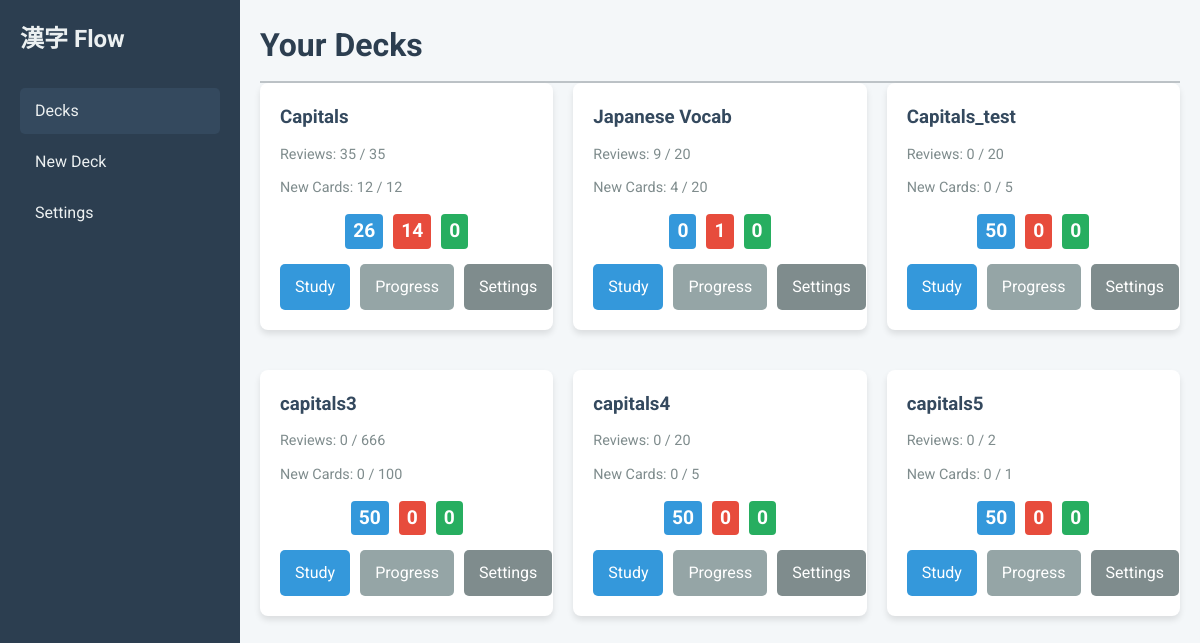
Screenshot of /decks with the database file from the repository.
### tables this page shows
CREATE TABLE decks (
            id INTEGER PRIMARY KEY AUTOINCREMENT,
            name TEXT NOT NULL UNIQUE,
            card_template TEXT NOT NULL,
            card_css TEXT NOT NULL,
            new_cards_per_day INTEGER,
            max_reviews_per_day INTEGER,
            learning_steps TEXT,
            graduating_interval INTEGER
        );

### app/main.py (the view)
@app.get("/decks", response_class=HTMLResponse)
async def list_decks(request: Request, db: sqlite3.Connection = Depends(get_database)):
    decks_raw = crud.get_all_decks(db)
    decks_with_counts = []
    global_new_cards = int(crud.get_setting(db, "new_cards_per_day") or "5")
    global_max_reviews = int(crud.get_setting(db, "max_reviews_per_day") or "20")
    global_learning_steps = crud.get_setting(db, "learning_steps") or "10 1440" # Default as per sm2_algorithm
    global_graduating_interval = int(crud.get_setting(db, "graduating_interval") or "4") # Default as per sm2_algorithm
    for deck in decks_raw:
        effective_new_cards = deck.new_cards_per_day or global_new_cards
        effective_max_reviews = deck.max_reviews_per_day or global_max_reviews
        reviews_done_today = crud.get_reviews_done_today(db, deck.id)
        new_cards_rated_today = crud.get_new_cards_rated_today(db, deck.id)
        counts = crud.get_queue_counts(db, deck.id, effective_new_cards)
        decks_with_counts.append({
            "deck": deck,
            "counts": counts,
            "max_reviews_setting": effective_max_reviews,
            "new_cards_per_day_setting": effective_new_cards,
            "reviews_done_today": reviews_done_today,
            "new_cards_rated_today": new_cards_rated_today
        })
    return templates.TemplateResponse("decks.html", {"request": request, "decks_with_counts": decks_with_counts})

### templates/decks.html
{% extends "base.html" %}
{% block page_title %}Your Decks{% endblock %}
{% block content %}
    <div class="dashboard-grid">
        {% if decks_with_counts %}
            {% for item in decks_with_counts %}
                <div class="card stat-card">
                    <h3>{{ item.deck.name }}</h3>
                    <div class="daily-limit-info" title="Max Reviews Per Day setting for this deck">
                        Reviews: {{item.reviews_done_today}} / {{ item.max_reviews_setting }}
                    </div>
                    <div class="daily-limit-info" title="New cards per day setting for this deck">
                        New Cards: {{item.new_cards_rated_today}} / {{ item.new_cards_per_day_setting }}
                    </div>
                    <div class="queue-counts">
                        <span class="new-count" title="New Cards">{{ item.counts.new }}</span>
                        <span class="learn-count" title="Learning">{{ item.counts.learning }}</span>
                        <span class="review-count" title="Due for Review">{{ item.counts.review }}</span>
                    </div>
                    <div class="deck-actions">
                        <a href="/study/{{ item.deck.id }}" class="btn btn-primary">Study</a>
                        <a href="/progress/{{ item.deck.id }}" class="btn btn-secondary">Progress</a>
                        <a href="/settings/{{ item.deck.id }}" class="btn btn-secondary" style="background-color: #7f8c8d;">Settings</a>
                    </div>
                </div>
            {% endfor %}
        {% else %}
             <div class="card full-width-card">
                <h3>No decks found!</h3>
                <p>You haven't created any study decks yet. Get started by adding a new one.</p>
                <a href="/add_deck" class="btn btn-primary" style="margin-top: 15px;">Add Your First Deck</a>
            </div>
        {% endif %}
    </div>
{% endblock %}

### static/css/style.css (style rules this page uses)
* { box-sizing: border-box; margin: 0; }
body { font-family: 'Roboto', 'Noto Sans JP', sans-serif; background-color: #f4f7f9; color: #333; line-height: 1.6; }
.card { background-color: #ffffff; border-radius: 8px; box-shadow: 0 4px 6px rgba(0, 0, 0, 0.1); padding: 20px; margin-bottom: 20px; }
.dashboard-grid { display: grid; grid-template-columns: repeat(auto-fit, minmax(250px, 1fr)); gap: 20px; }
.stat-card h3 { margin-top: 0; color: #34495e; }
.btn { padding: 10px 15px; border: none; border-radius: 5px; cursor: pointer; font-size: 1em; text-decoration: none; display: inline-block; margin-right: 10px; }
.btn-primary { background-color: #3498db; color: white; }
.btn-secondary { background-color: #95a5a6; color: white; }
.queue-counts { display: flex; justify-content: center; gap: 10px; margin: 15px 0; font-size: 1.2em; font-weight: bold; }
.queue-counts span { padding: 2px 8px; border-radius: 4px; color: white; }
.new-count { background-color: #3498db; }
.learn-count { background-color: #e74c3c; }
.review-count { background-color: #27ae60; }
.deck-actions { display: flex; }
.daily-limit-info { font-size: 0.9em; color: #7f8c8d; margin-top: 10px; }

### rows the page displays
decks: deck.name "Capitals", reviews_done_today "35", max_reviews_setting "35", new_cards_rated_today "12", new_cards_per_day_setting "12", counts.new "26", counts.learning "14", counts.review "0"
decks: deck.name "Japanese Vocab"
decks: deck.name "Capitals_test"
decks: deck.name "capitals3", reviews_done_today "0", max_reviews_setting "666", new_cards_rated_today "0", new_cards_per_day_setting "100", counts.new "50", counts.learning "0", counts.review "0"
decks: deck.name "capitals4"
decks: deck.name "capitals5"

### other values shown
{{ item.reviews_done_today }} "9" "0" "0" "0"
{{ item.max_reviews_setting }} "20" "20" "20" "2"
{{ item.new_cards_rated_today }} "4" "0" "0" "0"
{{ item.new_cards_per_day_setting }} "20" "5" "5" "1"
{{ item.counts.new }} "0" "50" "50" "50"
{{ item.counts.learning }} "1" "0" "0" "0"
{{ item.counts.review }} "0" "0" "0" "0"
